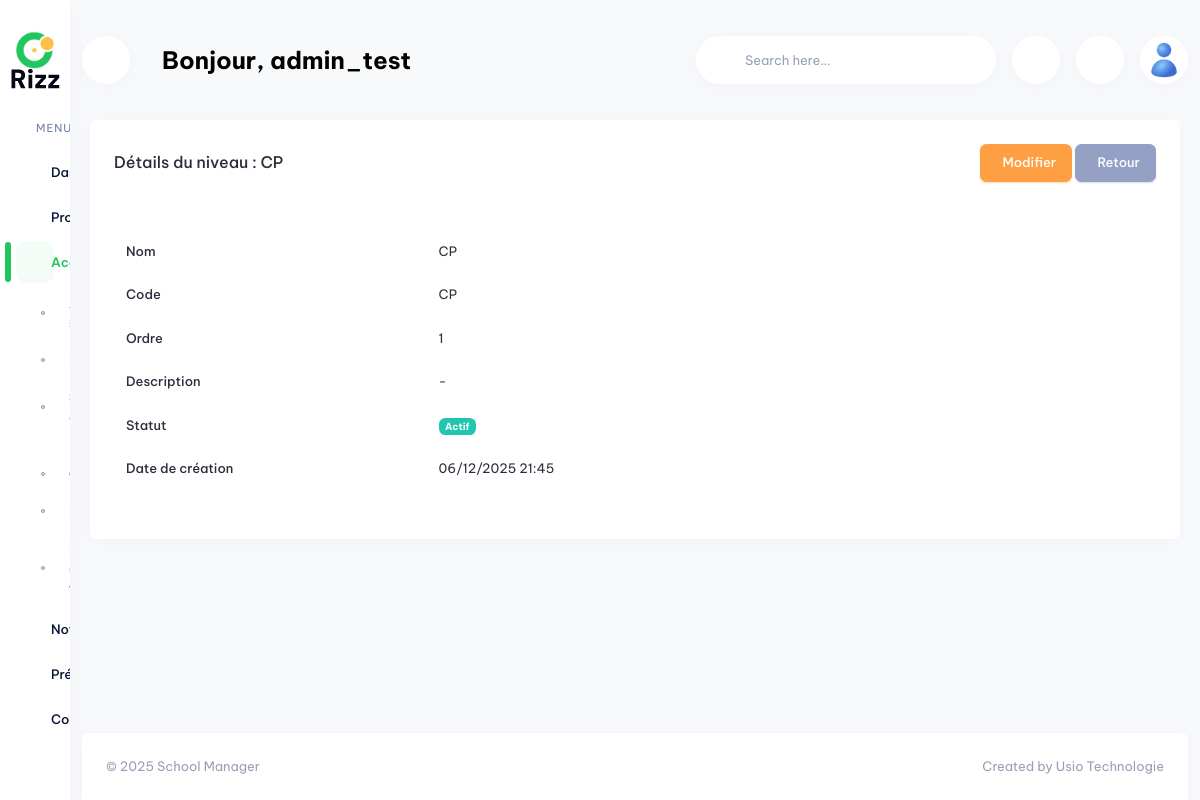
The app's page /academic/grades/1/ (signed in) with its own data.
### app_profile/models.py (models this page shows, shortened)
class Profile(models.Model):
    GENDER = [('male', 'Masculin'), ('female', 'Féminin'), ('other', 'Autre')]
    user = models.OneToOneField(
        User,
        on_delete=models.CASCADE,
        verbose_name="Utilisateur",
        help_text="Utilisateur Django associé à ce profil",
        related_name="profile"
    )
    reference = models.UUIDField(
        default=uuid4,
        unique=True,
        editable=False,
        verbose_name="Référence",
        help_text="Référence unique UUID du profil"
    )
    full_name = models.CharField(
        max_length=200,
        verbose_name="Nom complet",
        help_text="Nom et prénom du titulaire du compte"
    )
    firstname = models.CharField(
        max_length=100,
        verbose_name="Prénom",
        null=True,
        blank=True,
        help_text="Prénom du titulaire du compte"
    )
    name = models.CharField(
        max_length=100,
        verbose_name="Nom de famille",
        null=True,
        blank=True,
        help_text="Nom de famille du titulaire du compte"
    )
    birth_date = models.DateField(
        blank=True,
        null=True,
        verbose_name="Date de naissance",
        help_text="Date de naissance du titulaire (optionnel)"
    )
    id_card_number = models.CharField(
        max_length=50,
        blank=True,
        null=True,
        verbose_name="Numéro de pièce d'identité",
        help_text="Numéro de la pièce d'identité (optionnel)"
    )
    pincode = models.CharField(
        max_length=20,
        blank=True,
        null=True,
        verbose_name="Code PIN",
        help_text="Code PIN personnel (optionnel)"
    )
    gender = models.CharField(
        max_length=10,
        choices=GENDER,
        blank=True,
        null=True,
        verbose_name="Genre",
        help_text="Genre du titulaire (optionnel)"
    )
    country = models.ForeignKey(
        Country,
        on_delete=models.PROTECT,
        verbose_name="Pays",
        blank=True,
        null=True,
        help_text="Pays d'origine du titulaire"
    )
    phone = models.CharField(
        max_length=20,
        blank=True,
        null=True,
        verbose_name="Téléphone",
        help_text="Numéro de téléphone (optionnel)"
    )
    is_verified = models.BooleanField(
        default=False,
        verbose_name="Vérifié",
        help_text="Indique si le profil a été vérifié"
    )
    ROLE_CHOICES = [
        ('student', 'Élève'),
        ('teacher', 'Enseignant'),
        ('parent', 'Parent'),
        ('admin', 'Administrateur'),
        ('staff', 'Personnel'),
    ]
    role = models.CharField(
        max_length=20,
        choices=ROLE_CHOICES,
        blank=True,
        null=True,
        verbose_name="Rôle",
        help_text="Rôle principal du profil"
    )
    max_wallets = models.PositiveIntegerField(
        default=5,
        verbose_name="Nombre maximum de wallets",
        help_text="Nombre maximum de wallets que cet utilisateur peut créer (0 = illimité)"
    )
    photo = models.ImageField(
        upload_to='profiles/photos/',
        blank=True,
        null=True,
        verbose_name="Photo de profil",
        help_text="Photo de profil de l'utilisateur (max 2 Mo)"
    )
    is_active = models.BooleanField(
        default=True,
        verbose_name="Actif",
        help_text="Indique si le profil est actif"
    )
    created_at = models.DateTimeField(
        auto_now_add=True,
        verbose_name="Date de création"
    )
    updated_at = models.DateTimeField(
        auto_now=True,
        verbose_name="Date de modification"
    )
    objects = ProfileManager()
    class Meta:
        verbose_name = "Profile"
        verbose_name_plural = "Profiles"
        ordering = ['created_at']
        unique_together = ['phone']

### app_academic/models.py (models this page shows, shortened)
class Grade(models.Model):
    name = models.CharField(
        max_length=50,
        unique=True,
        verbose_name="Nom",
        help_text="Nom du niveau (ex: CP, CE1, 6ème)"
    )
    code = models.CharField(
        max_length=20,
        unique=True,
        verbose_name="Code",
        help_text="Code unique du niveau"
    )
    order = models.IntegerField(
        default=0,
        verbose_name="Ordre",
        help_text="Ordre d'affichage du niveau"
    )
    description = models.TextField(
        blank=True,
        null=True,
        verbose_name="Description",
        help_text="Description du niveau"
    )
    is_active = models.BooleanField(
        default=True,
        verbose_name="Actif",
        help_text="Indique si le niveau est actif"
    )
    created_at = models.DateTimeField(
        auto_now_add=True,
        verbose_name="Date de création"
    )
    updated_at = models.DateTimeField(
        auto_now=True,
        verbose_name="Date de modification"
    )
    created_by = models.ForeignKey(
        settings.AUTH_USER_MODEL,
        on_delete=models.SET_NULL,
        null=True,
        blank=True,
        related_name='grades_created',
        verbose_name="Créé par"
    )
    updated_by = models.ForeignKey(
        settings.AUTH_USER_MODEL,
        on_delete=models.SET_NULL,
        null=True,
        blank=True,
        related_name='grades_updated',
        verbose_name="Modifié par"
    )
    class Meta:
        verbose_name = "Niveau"
        verbose_name_plural = "Niveaux"
        ordering = ['order', 'name']
        indexes = [
            models.Index(fields=['code']),
            models.Index(fields=['is_active', 'order']),
        ]

### app_academic/views.py (the view)
# urls.py: path('grades/<int:pk>/', views.GradeDetailView.as_view(), name='grade_detail'),
class GradeDetailView(PermissionRequiredMixin, DetailView):
    model = Grade
    template_name = 'app_academic/grade_detail.html'
    context_object_name = 'grade'
    required_permission = 'view_class'
    required_resource = 'app_academic'
    @method_decorator(login_required)
    def dispatch(self, *args, **kwargs):
        return super().dispatch(*args, **kwargs)
    def get_queryset(self):
        return Grade.objects.filter(is_active=True)

### templates/app_academic/grade_detail.html (shortened to what this page needs)
{% extends "base.html" %}
{% load static %}
{% block content %}
<div class="row">
    <div class="col-12">
        <div class="card">
            <div class="card-header">
                <div class="row align-items-center">
                    <div class="col">
                        <h4 class="card-title mb-0">Détails du niveau : {{ grade.name }}</h4>
                    </div>
                    <div class="col-auto">
                        <a href="{% url 'app_academic:grade_update' grade.pk %}" class="btn btn-warning">
                             Modifier
                        </a>
                        <a href="{% url 'app_academic:grade_list' %}" class="btn btn-secondary">
                             Retour
                        </a>
                    </div>
                </div>
            </div>
            <div class="card-body">
                <table class="table table-borderless">
                    <tr>
                        <th width="30%">Nom</th>
                        <td>{{ grade.name }}</td>
                    </tr>
                    <tr>
                        <th>Code</th>
                        <td>{{ grade.code }}</td>
                    </tr>
                    <tr>
                        <th>Ordre</th>
                        <td>{{ grade.order }}</td>
                    </tr>
                    <tr>
                        <th>Description</th>
                        <td>{{ grade.description|default:"-" }}</td>
                    </tr>
                    <tr>
                        <th>Statut</th>
                        <td>
                            {% if grade.is_active %}
                                <span class="badge bg-success">Actif</span>
                            {% else %}
                                <span class="badge bg-danger">Inactif</span>
                            {% endif %}
                        </td>
                    </tr>
                    <tr>
                        <th>Date de création</th>
                        <td>{{ grade.created_at|date:"d/m/Y H:i" }}</td>
                    </tr>
                </table>
            </div>
        </div>
    </div>
</div>
{% endblock %}

### templates/base.html (shortened to what this page needs)
<!DOCTYPE html>
{% load static %}
<html lang="en" dir="ltr" data-startbar="light" data-bs-theme="light">
<head>
    <link rel="stylesheet" href="{% static 'school_manager/assets/libs/jsvectormap/css/jsvectormap.min.css' %}">
     <link href="{% static 'school_manager/assets/css/bootstrap.min.css' %}" rel="stylesheet" type="text/css" />
     <link href="{% static 'school_manager/assets/css/icons.min.css' %}" rel="stylesheet" type="text/css" />
     <link href="{% static 'school_manager/assets/css/app.min.css' %}" rel="stylesheet" type="text/css" />
     <link href="{% static 'school_manager/assets/css/custom-colors.css' %}" rel="stylesheet" type="text/css" />
</head>
<body>
    {% block navbar %}
    <div class="topbar d-print-none">
        <div class="container-xxl">
            <nav class="topbar-custom d-flex justify-content-between" id="topbar-custom">
                <ul class="topbar-item list-unstyled d-inline-flex align-items-center mb-0">
                    <li>
                        <button class="nav-link mobile-menu-btn nav-icon" id="togglemenu">
                        </button>
                    </li>
                    <li class="mx-3 welcome-text">
                        <h3 class="mb-0 fw-bold text-truncate">Bonjour, {{ user_full_name|default:request.user.username }}</h3>
                    </li>
                </ul>
                <ul class="topbar-item list-unstyled d-inline-flex align-items-center mb-0">
                    <li class="hide-phone app-search">
                        <form role="search" action="" method="get">
                            <input type="search" name="search" class="form-control top-search mb-0" placeholder="Search here...">
                            <button type="submit"></button>
                        </form>
                    </li>
                    <li class="topbar-item">
                        <a class="nav-link nav-icon" href="javascript:void(0);" id="light-dark-mode">
                        </a>
                    </li>
                    <li class="dropdown topbar-item">
                        <a class="nav-link dropdown-toggle arrow-none nav-icon" data-bs-toggle="dropdown" href="index.html#" role="button"
                            aria-haspopup="false" aria-expanded="false">
                        </a>
                    </li>
                    {% if request.user.is_authenticated %}
                        <li class="dropdown topbar-item">
                          <a class="nav-link dropdown-toggle arrow-none nav-icon" data-bs-toggle="dropdown" href="#" role="button"
                             aria-haspopup="false" aria-expanded="false">
                            {% if user_photo %}
                              <img src="{{ user_photo.url }}" alt="{{ user_full_name|default:request.user.username }}" class="thumb-lg rounded-circle">
                            {% else %}
                              <img src="{% static 'school_manager/assets/images/avatar.jpg' %}" alt="{{ user_full_name|default:request.user.username }}" class="thumb-lg rounded-circle">
                            {% endif %}
                          </a>
                        </li>
                        {% else %}
                        <li class="topbar-item">
                          <a class="btn btn-sm btn-primary" href="{% url 'app_profile:login' %}">Se connecter</a>
                        </li>
                        {% endif %}
                </ul>
            </nav>
        </div>
    </div>
    {% endblock %}
    {% block sidebar %}
    <div class="startbar d-print-none">
        <div class="brand">
            <a href="index.html" class="logo">
                <span>
                    <img src="assets/images/logo-sm.png" alt="logo-small" class="logo-sm">
                </span>
            </a>
        </div>
        <div class="startbar-menu" >
            <div class="startbar-collapse" id="startbarCollapse" data-simplebar>
                <div class="d-flex align-items-start flex-column w-100">
                    <ul class="navbar-nav mb-auto w-100">
                        {% for menu_item in sidebar_menu %}
                            <li class="nav-item">
                                {% if menu_item.url %}
                                    <a class="nav-link {% if menu_item.is_active %}active{% endif %}" href="{{ menu_item.url }}">
                                    </a>
                                {% elif menu_item.children %}
                                    {% with menu_id="sidebar"|add:menu_item.title|slugify %}
                                    <a class="nav-link {% if menu_item.is_active %}active{% endif %}" href="#{{ menu_id }}" data-bs-toggle="collapse" role="button"
                                        aria-expanded="{% if menu_item.is_active %}true{% else %}false{% endif %}" aria-controls="{{ menu_id }}">
                                    </a>
                                    {% endwith %}
                                {% endif %}
                            </li>
                        {% endfor %}
                    </ul>
                </div>
            </div>
        </div>
    </div>
    {% endblock %}
    <div class="page-wrapper">
        <div class="page-content">
            <div class="container-xxl">
              {% block content %}
              {% endblock %}
            </div>
            <footer class="footer text-center text-sm-start d-print-none">
                <div class="container-xxl">
                    <div class="row">
                        <div class="col-12">
                            <div class="card mb-0 rounded-bottom-0">
                                <div class="card-body">
                                    <p class="text-muted mb-0">
                                        ©
                                        School Manager
                                        <span
                                            class="text-muted d-none d-sm-inline-block float-end">
                                            Created by Usio Technologie</span>
                                    </p>
                                </div>
                            </div>
                        </div>
                    </div>
                </div>
            </footer>
        </div>
    </div>
</body>
</html>

### records on screen
Profile: full_name.username "admin_test"
Grade: name "CP", code "CP", order "1", description "-", created_at "06/12/2025 21:45"
